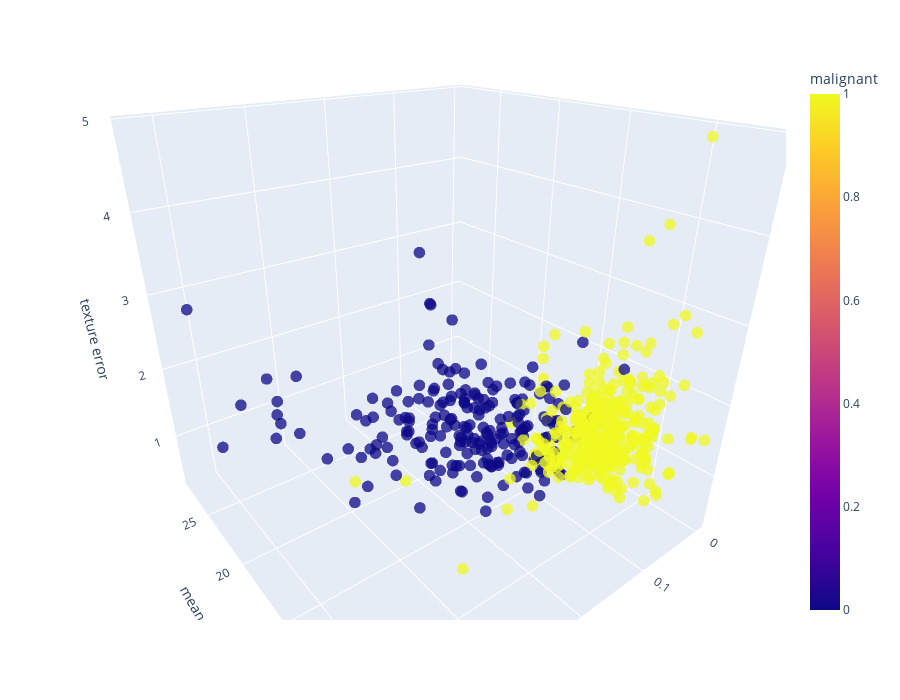

This figure's notebook cell:
### Code cell
fig = px.scatter_3d(
    df_canc,
    x="mean radius",
    y="mean concavity",
    z="texture error",
    color="malignant",
    opacity=0.75,
)
fig.update_traces(marker=dict(size=4))
fig.update_layout(
    scene=dict(
        xaxis_title="mean radius",
        yaxis_title="mean concavity",
        zaxis_title="texture error",
    ),
    width=900,   # <- increase width
    height=700   # <- increase height
)
fig.show()

### Figure 1 — Plotly figure (JSON) as saved in the notebook; plotly's stock layout.template omitted (floating-point values rounded to 4 significant figures; data arrays with more than 128 entries replaced by an {"elided": "..."} marker saying what was removed)
{"data": [{"hovertemplate": "mean radius=%{x}<br>mean concavity=%{y}<br>texture error=%{z}<br>malignant=%{marker.color}<extra></extra>", "legendgroup": "", "marker": {"color": {"elided": "569 int values"}, "coloraxis": "coloraxis", "opacity": 0.75, "size": 4, "symbol": "circle"}, "mode": "markers", "name": "", "scene": "scene", "showlegend": false, "type": "scatter3d", "x": {"elided": "569 float values"}, "y": {"elided": "569 float values"}, "z": {"elided": "569 float values"}}], "layout": {"coloraxis": {"colorbar": {"title": {"text": "malignant"}}, "colorscale": [[0, "#0d0887"], [0.1111, "#46039f"], [0.2222, "#7201a8"], [0.3333, "#9c179e"], [0.4444, "#bd3786"], [0.5556, "#d8576b"], [0.6667, "#ed7953"], [0.7778, "#fb9f3a"], [0.8889, "#fdca26"], [1, "#f0f921"]]}, "height": 700, "legend": {"tracegroupgap": 0}, "margin": {"t": 60}, "scene": {"aspectmode": "auto", "aspectratio": {"x": 1, "y": 1, "z": 1}, "camera": {"center": {"x": 0, "y": 0, "z": 0}, "eye": {"x": -1.139, "y": 0.8857, "z": 0.7268}, "projection": {"type": "perspective"}, "up": {"x": 0, "y": 0, "z": 1}}, "domain": {"x": [0, 1], "y": [0, 1]}, "xaxis": {"title": {"text": "mean radius"}, "type": "linear"}, "yaxis": {"title": {"text": "mean concavity"}, "type": "linear"}, "zaxis": {"title": {"text": "texture error"}, "type": "linear"}}, "width": 900}}
